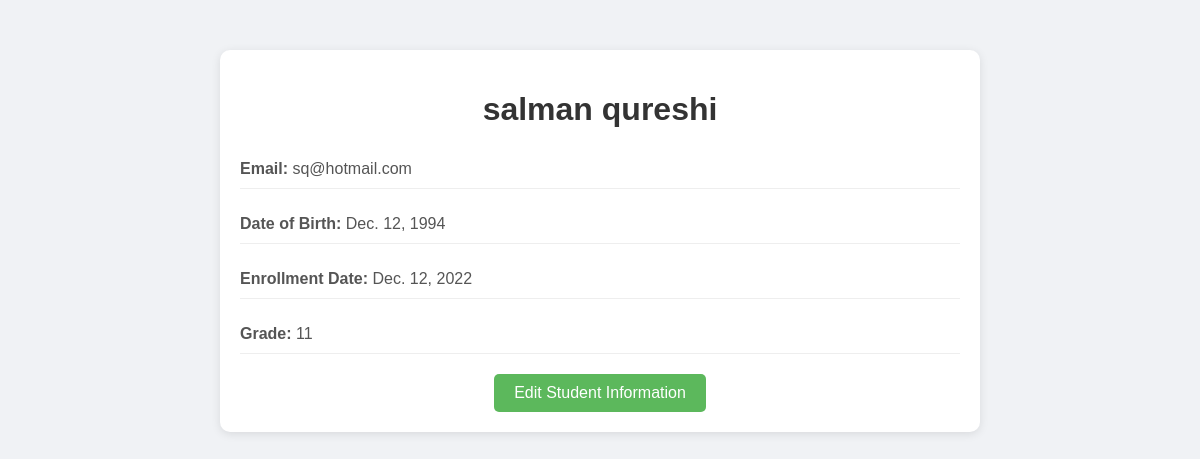
Screenshot of /students/5/ (signed in) with the database file from the repository.
### students/models.py (models this page shows, shortened)
class Student(models.Model):
    first_name = models.CharField(max_length=100)
    last_name = models.CharField(max_length=100)
    email = models.EmailField(unique=True)
    date_of_birth = models.DateField()
    enrollment_date = models.DateField()
    grade = models.IntegerField(validators=[MinValueValidator(1), MaxValueValidator(12)])

### students/views.py (the view)
# urls.py: path('<int:pk>/', views.student_detail, name='student_detail'),
@login_required
def student_detail(request, pk):
    student = get_object_or_404(Student, pk=pk)
    return render(request, 'students/student_detail.html', {'student': student})

### students/templates/students/student_detail.html (shortened to what this page needs)
<!DOCTYPE html>
<html lang="en">
<head>
</head>
<body>
    <div class="container">
        <h1>{{ student.first_name }} {{ student.last_name }}</h1>
        <p><strong>Email:</strong> {{ student.email }}</p>
        <p><strong>Date of Birth:</strong> {{ student.date_of_birth }}</p>
        <p><strong>Enrollment Date:</strong> {{ student.enrollment_date }}</p>
        <p><strong>Grade:</strong> {{ student.grade }}</p>
        <div class="actions">
            <a href="{% url 'edit_student' student.pk %}">Edit Student Information</a>
        </div>
    </div>
</body>
</html>

### students/templates/students/student_detail.html (style rules this page uses)
body { font-family: Arial, sans-serif; background-color: #f0f2f5; margin: 0; padding: 0; }
.container { width: 60%; margin: 0 auto; background-color: white; padding: 20px; box-shadow: 0 2px 10px rgba(0, 0, 0, 0.1); margin-top: 50px; border-radius: 10px; }
h1 { text-align: center; color: #333; }
p { font-size: 16px; color: #555; padding: 10px 0; border-bottom: 1px solid #eee; }
.actions { text-align: center; margin-top: 20px; }
.actions a { text-decoration: none; background-color: #5cb85c; color: white; padding: 10px 20px; border-radius: 5px; font-size: 16px; display: inline-block; }

### rows the page displays
Student: first_name "salman", last_name "qureshi", email "sq@hotmail.com", date_of_birth "Dec. 12, 1994", enrollment_date "Dec. 12, 2022", grade "11"
